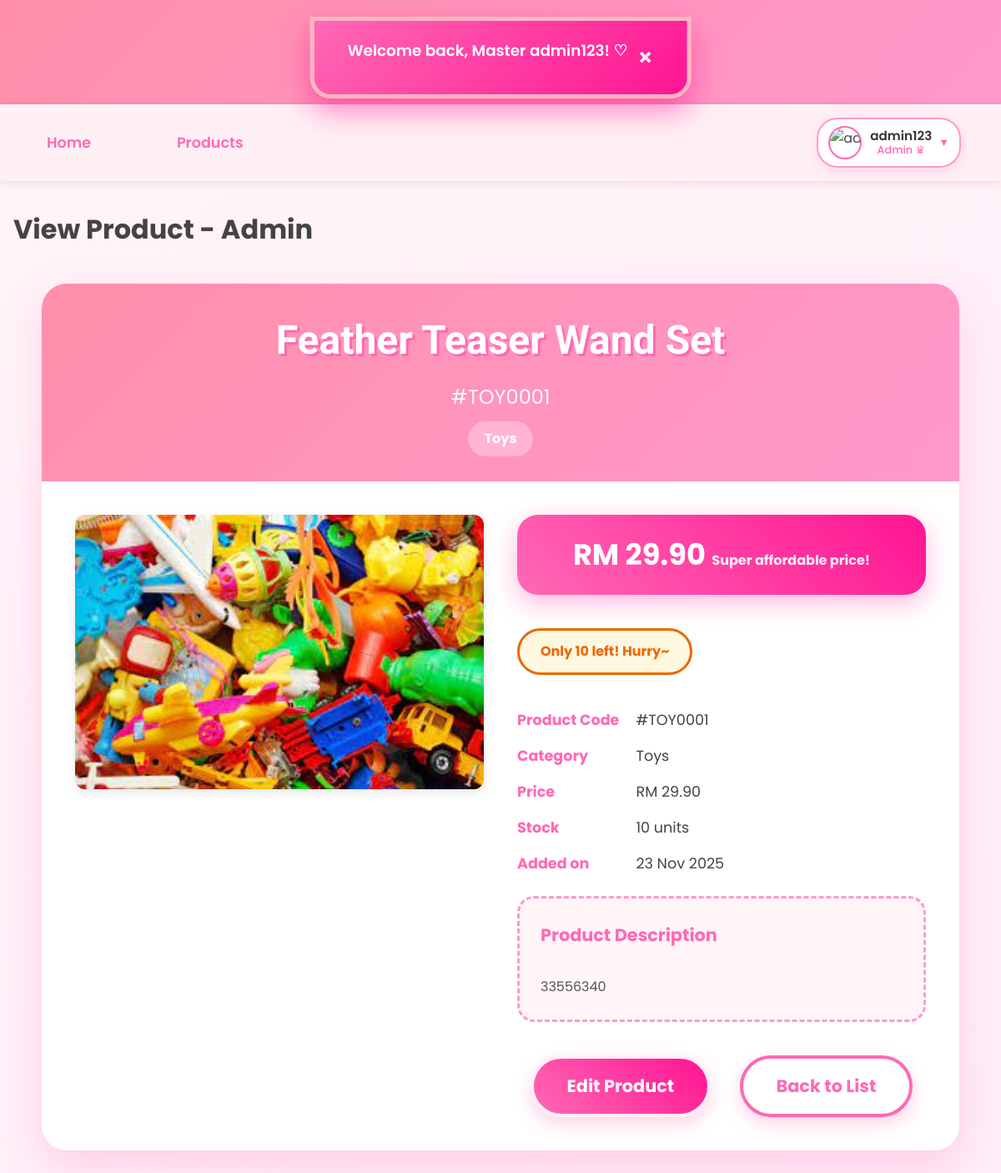
The app's page /admin/product_view.php?id=1 (signed in) with its own data.
### tables this page shows
CREATE TABLE `product` (
  `product_id` int(11) NOT NULL,
  `product_code` varchar(20) NOT NULL,
  `product_name` varchar(200) NOT NULL,
  `description` text DEFAULT NULL,
  `price` decimal(10,2) NOT NULL,
  `stock_quantity` int(11) DEFAULT 0,
  `category_id` int(11) NOT NULL,
  `is_active` tinyint(1) DEFAULT 1,
  `created_at` datetime DEFAULT current_timestamp(),
  `updated_at` datetime DEFAULT current_timestamp() ON UPDATE current_timestamp(),
  `photo_name` varchar(255) NOT NULL
);

CREATE TABLE `category` (
  `category_id` int(11) NOT NULL,
  `category_code` varchar(10) NOT NULL,
  `category_name` varchar(100) NOT NULL,
  `description` text DEFAULT NULL,
  `created_at` datetime DEFAULT current_timestamp()
);

### _base.php (called while the page is built, shortened)
<?php
function get($key, $value = null) {
    $value = $_GET[$key] ?? $value;
    return is_array($value) ? array_map('trim', $value) : trim($value);
}
function encode($value) {
    return htmlentities($value);
}

### admin/product_view.php (the view, shortened to what this page needs)
<?php
require '../_base.php';
$id = get('id');
$stmt = $_db->prepare("
    SELECT p.*, c.category_name, c.category_code
    FROM product p
    JOIN category c ON p.category_id = c.category_id
    WHERE p.product_id = ?
");
$stmt->execute([$id]);
$product = $stmt->fetch();
include '../_head.php';
?>
<div class="product-view-container">
    <div class="product-view-header">
        <h1><?= encode($product->product_name) ?></h1>
        <div class="product-code">#<?= encode($product->product_code) ?></div>
        <div class="category-badge"><?= encode($product->category_name) ?></div>
    </div>
    <div class="product-body">
        <div class="product-gallery">
    <?php if ($product->photo_name): ?>
        <img src="../admin/uploads/products/<?=  encode($product->photo_name) ?>"
             alt="<?=  encode($product->photo_name) ?>"
             class="main-image"
             style="width:100%; max-width:500px; border-radius:12px; box-shadow:0 4px 12px rgba(0,0,0,0.1);">
    <?php endif; ?>
</div>
        <div class="product-info">
            <div class="price-box">
                RM <?= number_format($product->price, 2) ?>
                <small>Super affordable price!</small>
            </div>
            <div class="stock-status <?= $product->stock_quantity > 10 ? 'stock-in' : ($product->stock_quantity > 0 ? 'stock-low' : 'stock-out') ?>">
                <?php if ($product->stock_quantity > 10): ?>
                    In Stock
                <?php elseif ($product->stock_quantity > 0): ?>
                    Only <?= $product->stock_quantity ?> left! Hurry~
                <?php else: ?>
                    Sold Out
                <?php endif; ?>
            </div>
            <div class="info-grid">
                <strong>Product Code</strong>   <span>#<?= encode($product->product_code) ?></span>
                <strong>Category</strong>       <span><?= encode($product->category_name) ?></span>
                <strong>Price</strong>          <span>RM <?= number_format($product->price, 2) ?></span>
                <strong>Stock</strong>          <span><?= $product->stock_quantity ?> units</span>
                <strong>Added on</strong>       <span><?= date('j M Y', strtotime($product->created_at)) ?></span>
            </div>
            <?php if ($product->description): ?>
            <div class="description-box">
                <strong style="color:#ff69b4; font-size:1.3rem;">Product Description</strong><br><br>
                <?= nl2br(encode($product->description)) ?>
            </div>
            <?php endif; ?>
            <div class="action-buttons" style="text-align:center; margin-top:40px;">
                <a href="product_edit.php?id=<?= $id ?>" class="moe-btn moe-btn-primary">Edit Product</a>
                <a href="product_list.php" class="moe-btn moe-btn-secondary">Back to List</a>
            </div>
        </div>
    </div>
</div>

### css/app.css (style rules this page uses)
* { margin: 0; padding: 0; box-sizing: border-box; }
body { font-family: 'Poppins', sans-serif; background: linear-gradient(135deg, #fff5f9 0%, #ffeef8 100%); color: #444; line-height: 1.6; min-height: 100vh; }
.product-view-container { max-width: 1100px; margin: 40px auto; background: white; border-radius: 30px; overflow: hidden; box-shadow: 0 20px 50px rgba(255,105,180,0.25); position: relative; }
.product-view-container::before { content: 'paw print'; position: absolute; top: -30px; right: -30px; font-size: 120px; opacity: 0.1; transform: rotate(20deg); pointer-events: none; }
.product-view-header { background: linear-gradient(135deg, #ff8fab, #ff99cc); color: white; padding: 30px; text-align: center; position: relative; }
.product-view-header h1 { font-family: 'Kalam', cursive; font-size: 3rem; margin: 0; text-shadow: 3px 3px 0px #ff69b4; }
.product-code { font-size: 1.5rem; margin: 10px 0; opacity: 0.95; }
.category-badge { display: inline-block; background: rgba(255,255,255,0.3); padding: 8px 20px; border-radius: 50px; font-weight: bold; backdrop-filter: blur(5px); }
.product-body { display: grid; grid-template-columns: 1fr 1fr; gap: 40px; padding: 40px; }
.main-image { width: 100%; border-radius: 25px; box-shadow: 0 15px 35px rgba(255,105,180,0.3); transition: all 0.4s; }
.price-box { background: linear-gradient(45deg, #ff69b4, #ff1493); color: white; padding: 20px; border-radius: 25px; text-align: center; font-size: 2.2rem; font-weight: bold; margin-bottom: 25px; box-shadow: 0 10px 30px rgba(255,20,147,0.3); }
.price-box small { font-size: 1rem; opacity: 0.9; }
.stock-status { padding: 12px 25px; border-radius: 50px; font-weight: bold; display: inline-block; margin: 15px 0; }
.stock-low { background: #fff8e0; color: #e60; border: 3px solid #e60; }
.info-grid { display: grid; grid-template-columns: auto 1fr; gap: 15px 20px; margin: 25px 0; font-size: 1.1rem; }
.info-grid strong { color: #ff69b4; }
.description-box { background: #fff5f9; padding: 25px; border-radius: 20px; border: 3px dashed #ff99cc; margin-top: 25px; line-height: 1.8; color: #555; }
.moe-btn { display: inline-block; padding: 16px 40px; margin: 0 15px; border-radius: 50px; font-size: 1.3rem; font-weight: bold; text-decoration: none; cursor: pointer; transition: all 0.3s; min-width: 180px; text-align: center; box-shadow: 0 8px 20px rgba(255,105,180,0.3); border: 4px solid transparent; }
.moe-btn-primary { background: linear-gradient(45deg, #ff69b4, #ff1493); color: white; border: 4px solid #ffeef8; }
.moe-btn-secondary { background: white; color: #ff69b4; border: 4px solid #ff69b4; }

### records on screen
product: product_name "Feather Teaser Wand Set", product_code "TOY0001", category.category_name "Toys", photo_name (picture), price "29.90", stock_quantity "10", created_at "23 Nov 2025", description "33556340"

### other values on screen
$displayName "admin123"
$roleText "Admin ♛"
$_title "View Product - Admin"
